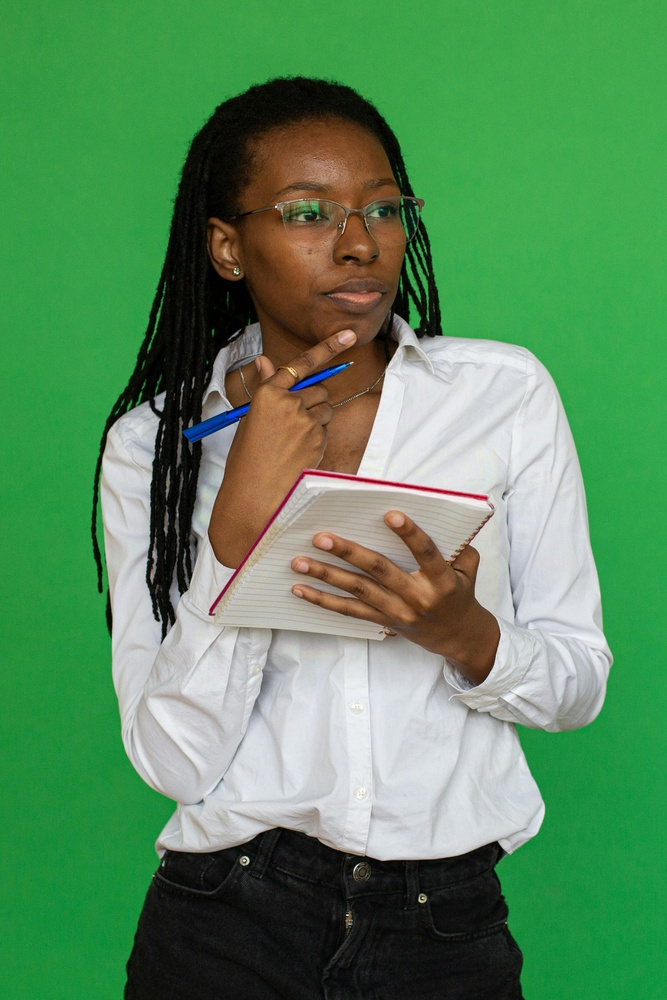
#> input picture Lab 6/Pexels_Edited_Greenscreen_Foreground.jpg, 667 x 1000 px, shrunk from 4396 x 6594 before the run
$ jupyter execute --allow-errors 'Lab Notebook.ipynb'
#> lines starting #> are read from the running program, lines starting #| are printed output that depends on the picture; after the words box and inside, x2 and y2 are one past the last pixel; in counts of white or black regions, pixels touching at a corner belong together
### Task 1:

##### Brightness Adjustment
Use OpenCV to adjust the brightness of the image.
**Hint:** Increase pixel values to brighten or decrease to darken.

##### Contrast Adjustment
Implement contrast adjustment using OpenCV.
**Hint:** Use the formula:

`new_pixel = alpha * pixel + beta`
where `alpha` controls contrast.

##### Gamma Correction
Perform gamma correction on the image.
**Hint:** Use the formula:

`output_pixel = input_pixel^(1 / gamma)`

##### Inverse Transformation (Negative)
Convert the image to its negative.
**Hint:** Subtract each pixel value from 255.

[cell 1]
import cv2
import matplotlib.pyplot as plt
import numpy as np

imgT1 = cv2.imread("RGB_Bit_Depth_24.png")

#> (the rest of this cell did not finish here and is left out)

[cell 2]
alpha = 1.99
beta = 0

#> (the rest of this cell did not finish here and is left out)

[cell 3]
gamma = 2.2

#> (the rest of this cell did not finish here and is left out)

#> (a cell that did not finish here is left out)

### Task 2:

##### Diadic Operations on Colored Images

Implement the following diadic operations on colored images of your choice. Explain the effect of each operation on the image in one line with the output.

a) **Addition**<br>
b) **Subtraction**<br>
c) **Multiplication**<br>
d) **Division**

[cell 5]
addVal = 100
#> (the rest of this cell did not finish here and is left out)

### Task 3:

##### Green Screen Effect:

Replace the background of the given image with three other backgrounds of your choice. Do NOT use library, do NOT write code in form of a complex functions (which are available on internet). Write the code from scratch using the method taught ONLY.

[cell 6]
imgT3Foreground = cv2.imread("Pexels_Edited_Greenscreen_Foreground.jpg")
#> imgT3Foreground is the input picture: shape (1000, 667, 3); mean B, G, R 93, 138.7, 89.5
imgT3ForegroundHSV = cv2.cvtColor(imgT3Foreground, cv2.COLOR_BGR2HSV)
#> imgT3ForegroundHSV: shape (1000, 667, 3); mean H, S, V 60.9, 118.9, 144.8

imgT3Background = cv2.imread("Pexels_Background.jpg")
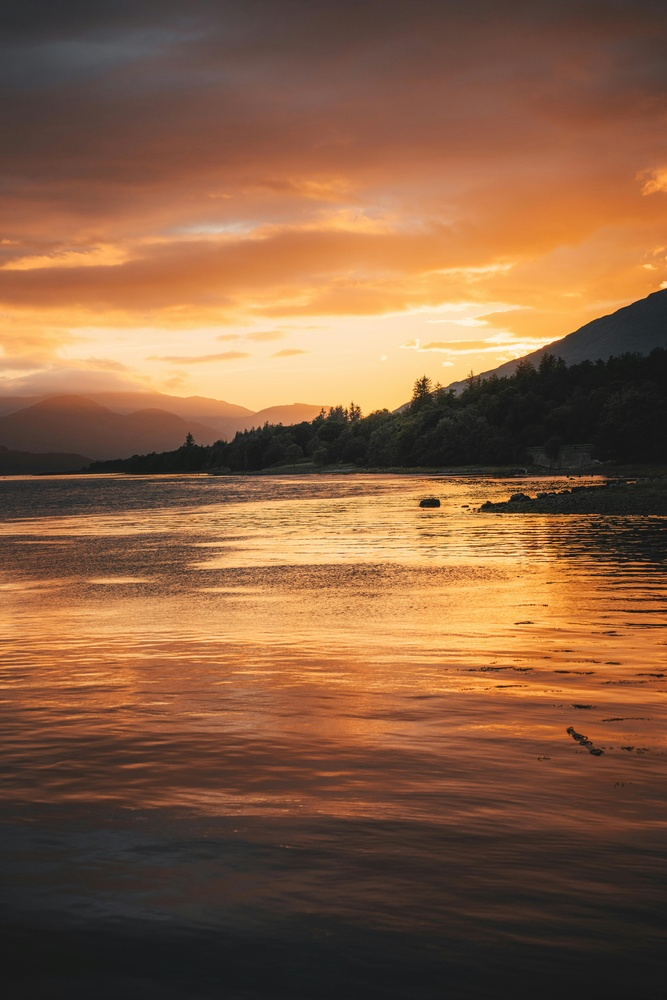
#> input picture Lab 6/Pexels_Background.jpg, 667 x 1000 px, shrunk from 4396 x 6594 before the run
#> imgT3Background is the input picture: shape (1000, 667, 3); mean B, G, R 65.7, 94.7, 134.6
imgT3BackgroundRGB = cv2.cvtColor(imgT3Background, cv2.COLOR_BGR2RGB)

lowerGreen = np.array([35, 100, 100])
upperGreen = np.array([85, 255, 255])

mask = cv2.inRange(imgT3ForegroundHSV, lowerGreen, upperGreen)
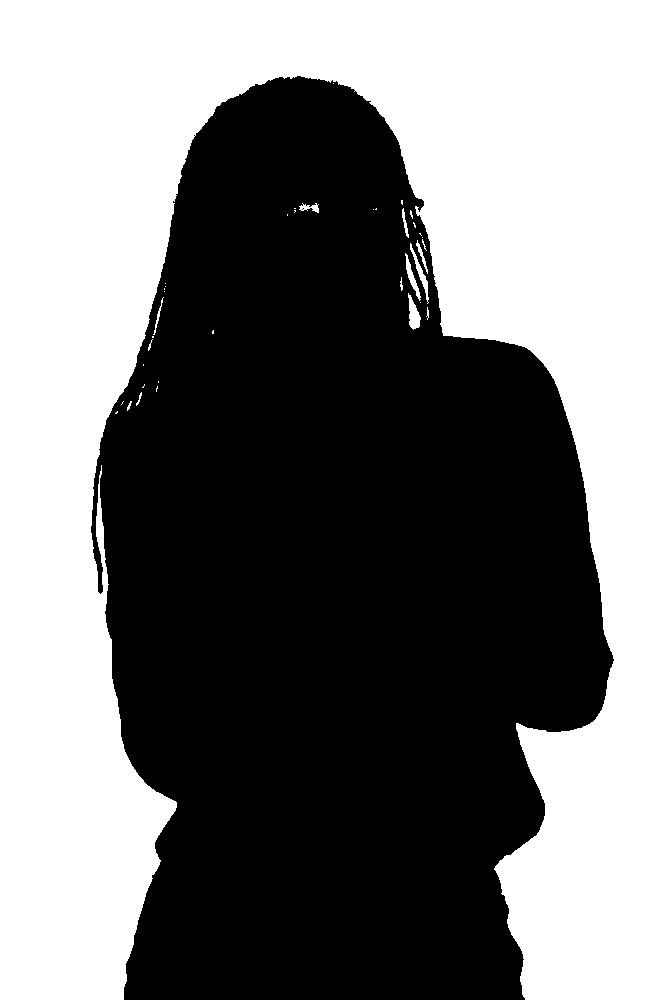
#> mask: shape (1000, 667); 48.1% white; 38 white regions (26 under 20 px), largest, box (x1, y1, x2, y2) and area: (0, 0, 667, 1000) 319249, (408, 293, 421, 330) 267, (410, 243, 429, 304) 227
maskInverted = cv2.bitwise_not(mask)

forgroundIsolated = cv2.bitwise_and(imgT3ForegroundHSV, imgT3ForegroundHSV, mask=maskInverted)
#> forgroundIsolated: shape (1000, 667, 3); mean H, S, V 29.2, 31.9, 69.5
forgroundIsolatedRGB = cv2.cvtColor(forgroundIsolated, cv2.COLOR_HSV2RGB)
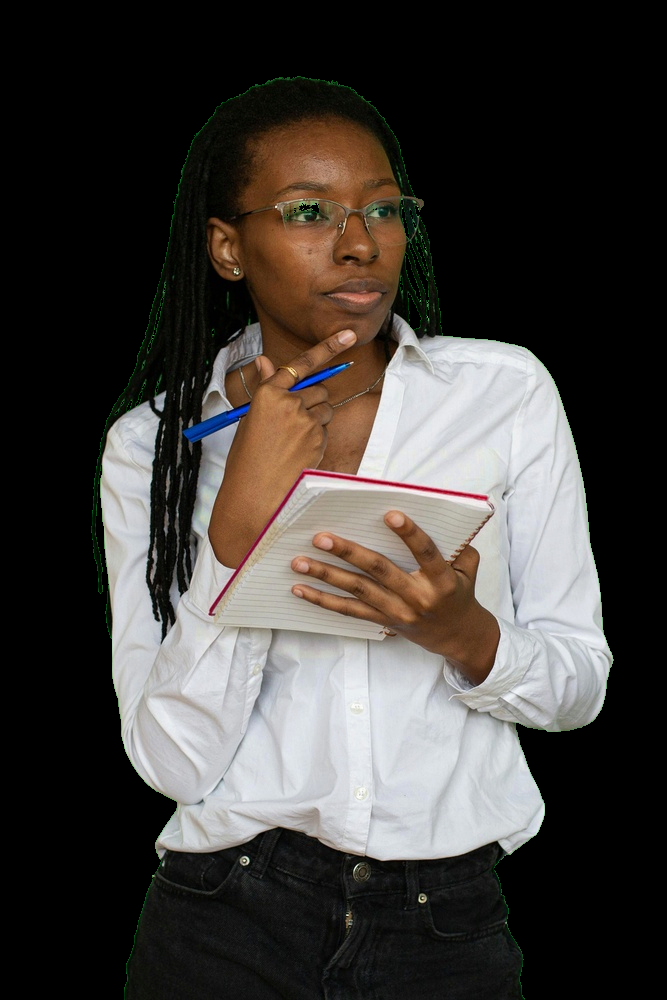
#> forgroundIsolatedRGB: shape (1000, 667, 3); mean R, G, B 67.2, 63.2, 59.6

backgroundInvertedMaskRGB = cv2.bitwise_and(imgT3BackgroundRGB, imgT3BackgroundRGB, mask=mask)
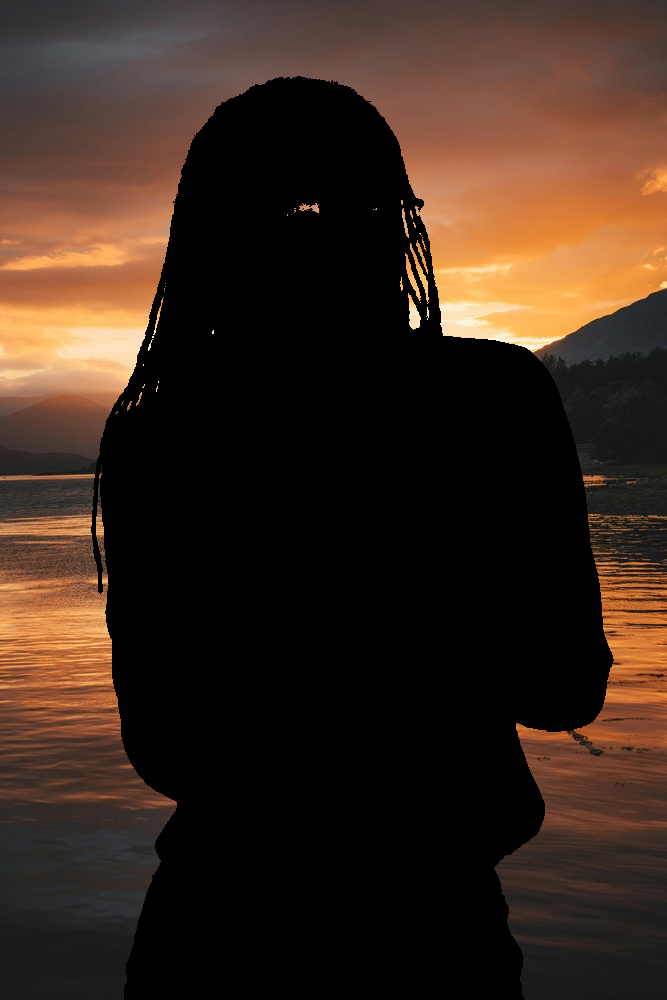
#> backgroundInvertedMaskRGB: shape (1000, 667, 3); mean R, G, B 57.4, 39.8, 28.9

finalImage = cv2.add(forgroundIsolatedRGB, backgroundInvertedMaskRGB)
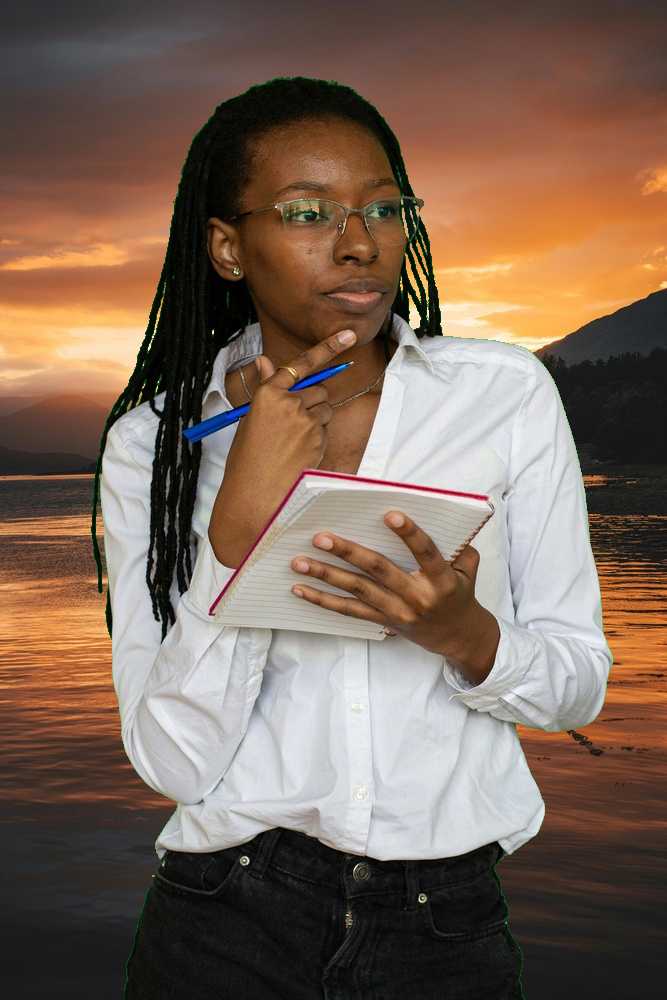
#> finalImage: shape (1000, 667, 3); mean R, G, B 124.5, 102.9, 88.4

imgT3ForegroundRGB = cv2.cvtColor(imgT3Foreground, cv2.COLOR_BGR2RGB)

plt.subplot(1, 3, 1)
plt.imshow(imgT3ForegroundRGB)
plt.title("Forground Source")
plt.axis('off')

plt.subplot(1, 3, 2)
plt.imshow(imgT3BackgroundRGB)
plt.title("Background Source")
plt.axis('off')

plt.subplot(1, 3, 3)
plt.imshow(finalImage)
plt.title("Final Image")
plt.axis('off')

plt.subplots_adjust(left=0.05, right=0.95)

plt.show()
